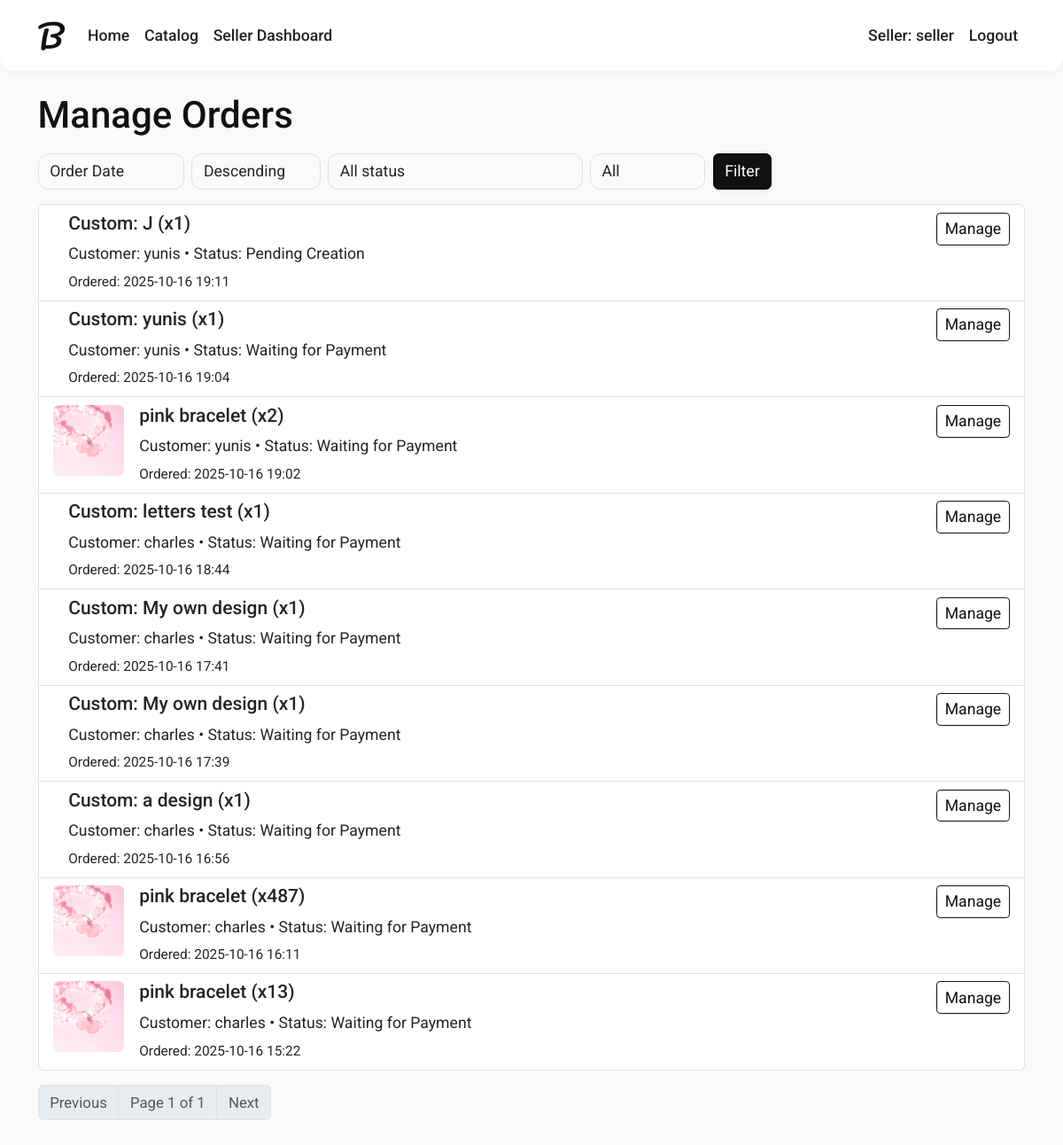
The app's page /seller/manage-orders/ (signed in) with its own data.
### shop/models.py (models this page shows, shortened)
class Order(models.Model):
    STATUS_CHOICES = [
        ('waiting', 'Waiting for Payment'),
        ('pending', 'Pending Creation'),
        ('created', 'Finished Creating the Bracelet'),
        ('delivering', 'Bracelet is Being Delivered'),
        ('delivered', 'Bracelet Delivered'),
    ]
    PAYMENT_CHOICES = [
        ('gcash', 'GCash'),
        ('maya', 'Maya'),
    ]
    customer = models.ForeignKey(User, on_delete=models.CASCADE)
    product = models.ForeignKey(Product, on_delete=models.CASCADE)
    quantity = models.PositiveIntegerField()
    payment_type = models.CharField(max_length=20, choices=PAYMENT_CHOICES)
    status = models.CharField(max_length=20, choices=STATUS_CHOICES, default='waiting')
    created_at = models.DateTimeField(auto_now_add=True)
    delivered_at = models.DateTimeField(blank=True, null=True)
    done = models.BooleanField(default=False)
    cancelled = models.BooleanField(default=False)
    cancel_reason = models.TextField(blank=True, null=True)

class Product(models.Model):
    name = models.CharField(max_length=100)
    price = models.DecimalField(max_digits=8, decimal_places=2)
    image = models.ImageField(upload_to='product_images/')
    created_by = models.ForeignKey(SellerProfile, on_delete=models.CASCADE)
    stock = models.PositiveIntegerField(default=0)
    created_at = models.DateTimeField(auto_now_add=True, null=True, blank=True)

### shop/views.py (the view)
# urls.py: path('seller/manage-orders/', views.manage_orders_list, name='manage_orders_list'),
def manage_orders_list(request):
    if not request.user.is_authenticated or not hasattr(request.user, 'sellerprofile'):
        return redirect('login')
    seller_profile = request.user.sellerprofile
    qs = Order.objects.filter(product__created_by=seller_profile)
    status = request.GET.get('status')
    cancelled = request.GET.get('cancelled')  # 'yes' or 'no' or ''
    sort_by = request.GET.get('sort_by', 'created_at')
    sort_dir = request.GET.get('sort_dir', 'desc')  # 'asc' or 'desc'
    if status:
        qs = qs.filter(status=status)
    if cancelled == 'yes':
        qs = qs.filter(cancelled=True)
    elif cancelled == 'no':
        qs = qs.filter(cancelled=False)
    allowed_order_fields = {'created_at', 'delivered_at'}
    if sort_by not in allowed_order_fields:
        sort_by = 'created_at'
    order_field = sort_by if sort_dir == 'asc' else f"-{sort_by}"
    qs = qs.order_by(order_field)
    paginator = Paginator(qs, 10)
    page_number = request.GET.get('page')
    page_obj = paginator.get_page(page_number)
    return render(request, 'shop/manage_orders.html', {
        'page_obj': page_obj,
        'filters': {
            'status': status or '',
            'cancelled': cancelled or '',
            'sort_by': sort_by,
            'sort_dir': sort_dir,
        },
        'status_choices': Order.STATUS_CHOICES,
    })

### shop/templates/shop/manage_orders.html (shortened to what this page needs)
{% extends 'shop/base.html' %}
{% block content %}
<h1 class="mb-3">Manage Orders</h1>
<form method="get" class="row g-2 mb-3">
	<div class="col-auto">
		<select name="sort_by" class="form-select">
			<option value="created_at" {% if filters.sort_by == 'created_at' %}selected{% endif %}>Order Date</option>
		</select>
	</div>
	<div class="col-auto">
		<select name="sort_dir" class="form-select">
			<option value="desc" {% if filters.sort_dir == 'desc' %}selected{% endif %}>Descending</option>
		</select>
	</div>
	<div class="col-auto">
		<select name="status" class="form-select">
			<option value="">All status</option>
		</select>
	</div>
	<div class="col-auto">
		<select name="cancelled" class="form-select">
			<option value="">All</option>
		</select>
	</div>
	<div class="col-auto">
		<button class="btn btn-primary">Filter</button>
	</div>
</form>
{% if page_obj.object_list %}
	<div class="list-group">
		{% for order in page_obj.object_list %}
			<div class="list-group-item">
				<div class="d-flex align-items-start">
					<div class="me-3">
						{% if order.product.image %}
							<img src="{{ order.product.image.url }}" style="width:80px;height:80px;object-fit:cover;" class="rounded">
						{% endif %}
					</div>
					<div class="flex-grow-1">
						<h5>{{ order.product.name }} (x{{ order.quantity }})</h5>
						<p class="mb-1">Customer: {{ order.customer.username }} • Status: {{ order.get_status_display }}</p>
						<small>Ordered: {{ order.created_at|date:"Y-m-d H:i" }} {% if order.delivered_at %} • Delivered: {{ order.delivered_at|date:"Y-m-d H:i" }}{% endif %}</small>
					</div>
					<div>
						<a href="{% url 'manage_order' order.id %}" class="btn btn-sm btn-outline-primary">Manage</a>
					</div>
				</div>
			</div>
		{% endfor %}
	</div>
	<nav class="mt-3">
		<ul class="pagination">
			{% if page_obj.has_previous %}
			<li class="page-item"><a class="page-link" href="?{% for k,v in request.GET.items %}{% if k != 'page' %}{{ k }}={{ v|urlencode }}&{% endif %}{% endfor %}page={{ page_obj.previous_page_number }}">Previous</a></li>
			{% else %}
			<li class="page-item disabled"><span class="page-link">Previous</span></li>
			{% endif %}
			<li class="page-item disabled"><span class="page-link">Page {{ page_obj.number }} of {{ page_obj.paginator.num_pages }}</span></li>
			{% if page_obj.has_next %}
			<li class="page-item"><a class="page-link" href="?{% for k,v in request.GET.items %}{% if k != 'page' %}{{ k }}={{ v|urlencode }}&{% endif %}{% endfor %}page={{ page_obj.next_page_number }}">Next</a></li>
			{% else %}
			<li class="page-item disabled"><span class="page-link">Next</span></li>
			{% endif %}
		</ul>
	</nav>
{% else %}
	<p>No orders found.</p>
{% endif %}
{% endblock %}

### shop/templates/shop/base.html (shortened to what this page needs)
<!DOCTYPE html>
<html lang="en">
<head>
    <link href="https://cdn.jsdelivr.net/npm/bootstrap@5.3.3/dist/css/bootstrap.min.css" rel="stylesheet">
</head>
<body>
    <nav class="navbar navbar-expand-lg navbar-light mb-4">
        <div class="container">
            <a class="navbar-brand" href="{% url 'home' %}">B</a>
            <div class="collapse navbar-collapse" id="navbarNav">
                <ul class="navbar-nav me-auto mb-2 mb-lg-0">
                    <li class="nav-item"><a class="nav-link" href="{% url 'home' %}">Home</a></li>
                    <li class="nav-item"><a class="nav-link" href="{% url 'catalog' %}">Catalog</a></li>
                    {% if user.is_authenticated and user.sellerprofile %}
                        <li class="nav-item"><a class="nav-link" href="{% url 'seller_dashboard' %}">Seller Dashboard</a></li>
                    {% endif %}
                </ul>
                <ul class="navbar-nav ms-auto mb-2 mb-lg-0">
                    {% if user.is_authenticated %}
                        {% if user.sellerprofile %}
                            <li class="nav-item">
                                <a class="nav-link text-muted" href="#" tabindex="-1">Seller: {{ user.username }}</a>
                            </li>
                        {% else %}
                            <li class="nav-item">
                                <a class="nav-link" href="#" tabindex="-1">Welcome, {{ user.username }}!</a>
                            </li>
                        {% endif %}
                        <li class="nav-item"><a class="nav-link" href="{% url 'logout' %}">Logout</a></li>
                    {% else %}
                        <li class="nav-item"><a class="nav-link" href="{% url 'login' %}">Login</a></li>
                        <li class="nav-item"><a class="nav-link" href="{% url 'register' %}">Register</a></li>
                    {% endif %}
                </ul>
            </div>
        </div>
    </nav>
    <div class="container pb-5">
        {% block content %}{% endblock %}
    </div>
</body>
</html>

### shop/templates/shop/base.html (style rules this page uses)
:root { --primary: #111; --primary-dark: #222; --secondary: #555; --background: #fafafa; --surface: #fff; --on-primary: #fff; --on-surface: #111; --border-radius: 16px; --shadow: 0 2px 8px 0 rgba(0,0,0,0.04); }
html, body { background: var(--background); color: var(--on-surface); font-family: 'Roboto', Arial, sans-serif; font-size: 1.05rem; }
.navbar { background: var(--surface); box-shadow: var(--shadow); border-radius: 0 0 var(--border-radius) var(--border-radius); }
.navbar-brand { font-family: 'Pacifico', cursive; font-size: 2.1rem; color: var(--primary) !important; letter-spacing: 2px; }
.nav-link { font-weight: 500; color: #222 !important; transition: color .15s; }
.btn-primary, .btn-primary:active, .btn-primary:focus { background: #111; border-color: #111; color: #fff; box-shadow: var(--shadow); }
.btn-outline-primary { border-color: #111; color: #111; }
.form-control, .form-select { border-radius: 12px; border: 1px solid #e0e0e0; background: #fafafa; box-shadow: none; transition: border-color .2s; }
.btn, .form-control, .form-select { font-size: 1.05rem; }

### records on screen
Order: product.name "Custom: J", quantity "1", customer.username "yunis", status "Pending Creation", created_at "2025-10-16 19:11"
Order: product.name "Custom: yunis", quantity "1", customer.username "yunis", status "Waiting for Payment", created_at "2025-10-16 19:04"
Order: product.image (picture), product.name "pink bracelet", quantity "2", customer.username "yunis", status "Waiting for Payment", created_at "2025-10-16 19:02"
Order: product.name "Custom: letters test", quantity "1", customer.username "charles", status "Waiting for Payment", created_at "2025-10-16 18:44"
Order: product.name "Custom: My own design", quantity "1", customer.username "charles", status "Waiting for Payment", created_at "2025-10-16 17:41"
Order: product.name "Custom: My own design", quantity "1", customer.username "charles", status "Waiting for Payment", created_at "2025-10-16 17:39"
Order: product.name "Custom: a design", quantity "1", customer.username "charles", status "Waiting for Payment", created_at "2025-10-16 16:56"
Order: product.image (picture), product.name "pink bracelet", quantity "487", customer.username "charles", status "Waiting for Payment", created_at "2025-10-16 16:11"
Order: product.image (picture), product.name "pink bracelet", quantity "13", customer.username "charles", status "Waiting for Payment", created_at "2025-10-16 15:22"

### other values on screen
{{ user.username }} "seller"
{{ page_obj.number }} "1"
{{ page_obj.paginator.num_pages }} "1"
